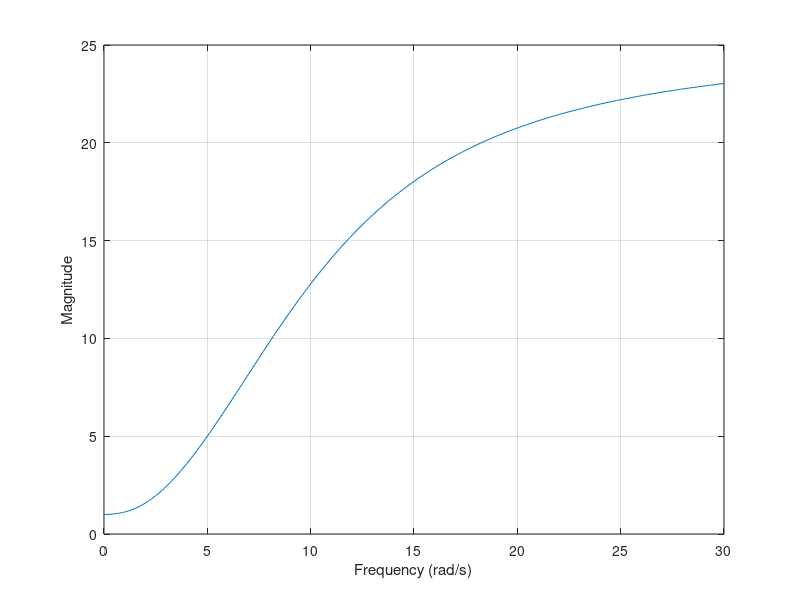
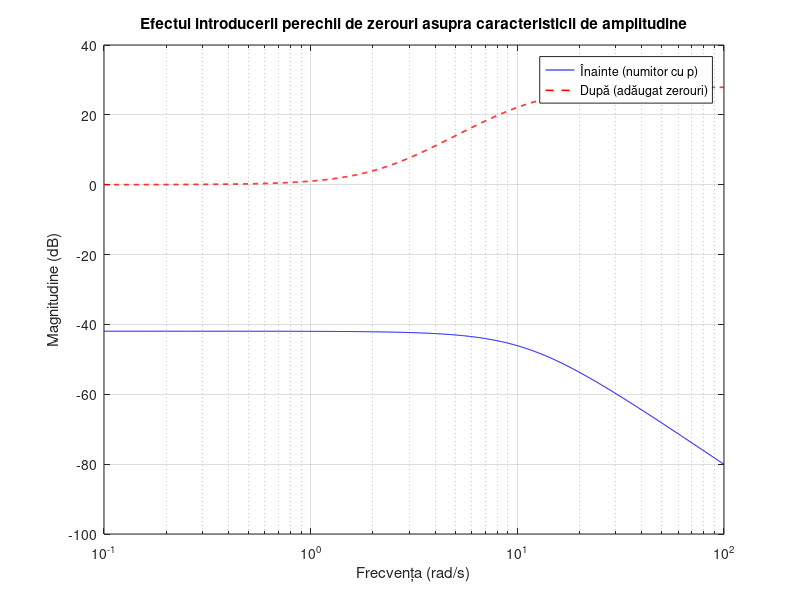

MATLAB code for these plots, in order: (Note: this script raises an error after producing the figures.)

w = 0:0.1:30;

p = [-10+5j -10-5j];
z = [-2+1j -2-1j];

p = p(:);    % ensure column vector
z = z(:);    % ensure column vector

k = prod(p)/prod(z);        % real because conjugate pairs

[num,den] = zp2tf(z,p,k);

sys = tf(num,den);          
[mag,ph,ww] = bode(sys,w);  % mag is 1x1xN
mag = squeeze(mag);         % make it a vector

plot(ww,mag)
xlabel('Frequency (rad/s)')
ylabel('Magnitude')
grid on

%% ai

% Parametri
w = logspace(-1,2,1000);   % frecvență (rad/s), folosit semilog pentru Bode
p = [-10+5j, -10-5j];
z = [-2+1j, -2-1j];

p = p(:); z = z(:);        % asigură vector coloană
k = prod(p)/prod(z);       % câștig care păstrează k real pentru perechi conjugate

% Funcția inițială (fără zerouri adiționale) — doar poli p
[num0, den0] = zp2tf([], p, 1);   % sistem de referință cu câștig 1
sys0 = tf(num0, den0);

% Sistemul cu zerourile introduse (câștig ales pentru aceeași scara)
[num1, den1] = zp2tf(z, p, k);
sys1 = tf(num1, den1);

% Calcul bode (magnitudine)
[mag0,~,ww] = bode(sys0, w); mag0 = squeeze(mag0);
[mag1,~,~ ] = bode(sys1, w); mag1 = squeeze(mag1);

% Convertire în dB
mag0dB = 20*log10(mag0);
mag1dB = 20*log10(mag1);

% Plotează
figure
semilogx(ww, mag0dB, 'b-', ww, mag1dB, 'r--', 'LineWidth', 1.2)
grid on
xlabel('Frecvența (rad/s)')
ylabel('Magnitudine (dB)')
legend('Înainte (numitor cu p)','După (adăugat zerouri)', 'Location','best')
title('Efectul introducerii perechii de zerouri asupra caracteristicii de amplitudine')

% Marcaje verticale la valorile părților imaginare (pozitive)
im_p = abs(imag(p(1)));   % =5
im_z = abs(imag(z(1)));   % =1
yl = ylim;
hold on
xline(im_p, 'k:', 'LineWidth',1);      % linie pentru poli (Im(p) = 5 rad/s)
xline(im_z, 'm:', 'LineWidth',1);      % linie pentru zerouri (Im(z) = 1 rad/s)

% Etichete lângă linii (poziționează puțin deasupra limitei inferioare)
text(im_p*1.05, yl(1)+0.05*(yl(2)-yl(1)), sprintf('|Im(p)|=%.2g', im_p), 'Color','k')
text(im_z*1.05, yl(1)+0.15*(yl(2)-yl(1)), sprintf('|Im(z)|=%.2g', im_z), 'Color','m')
hold off

% Opțional: afișare hartă poli-zerouri
figure
pzplot(tf(num1,den1))
title('Hartă poli-zerouri (sistem cu zerouri adăugate)')
grid on
